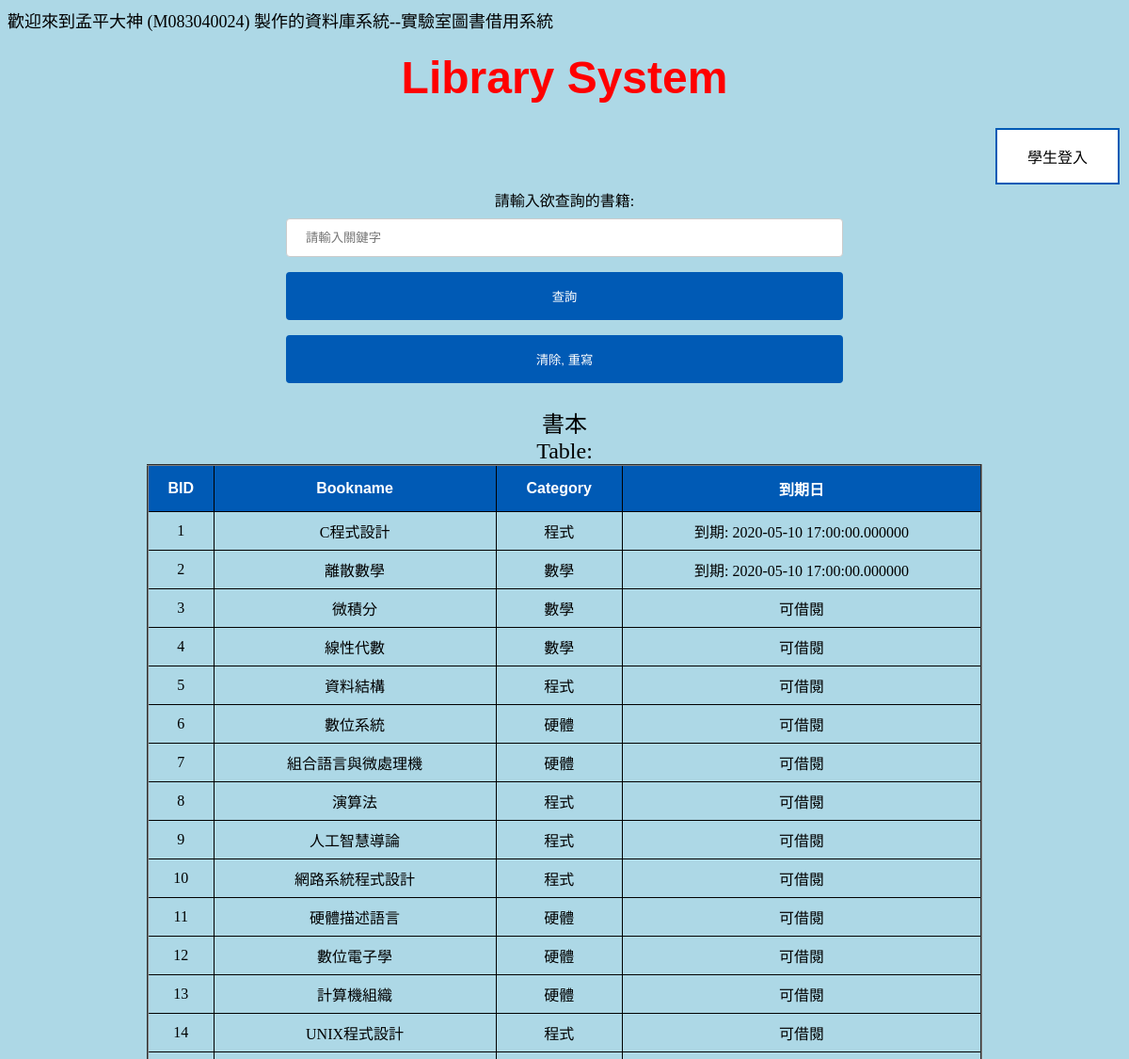
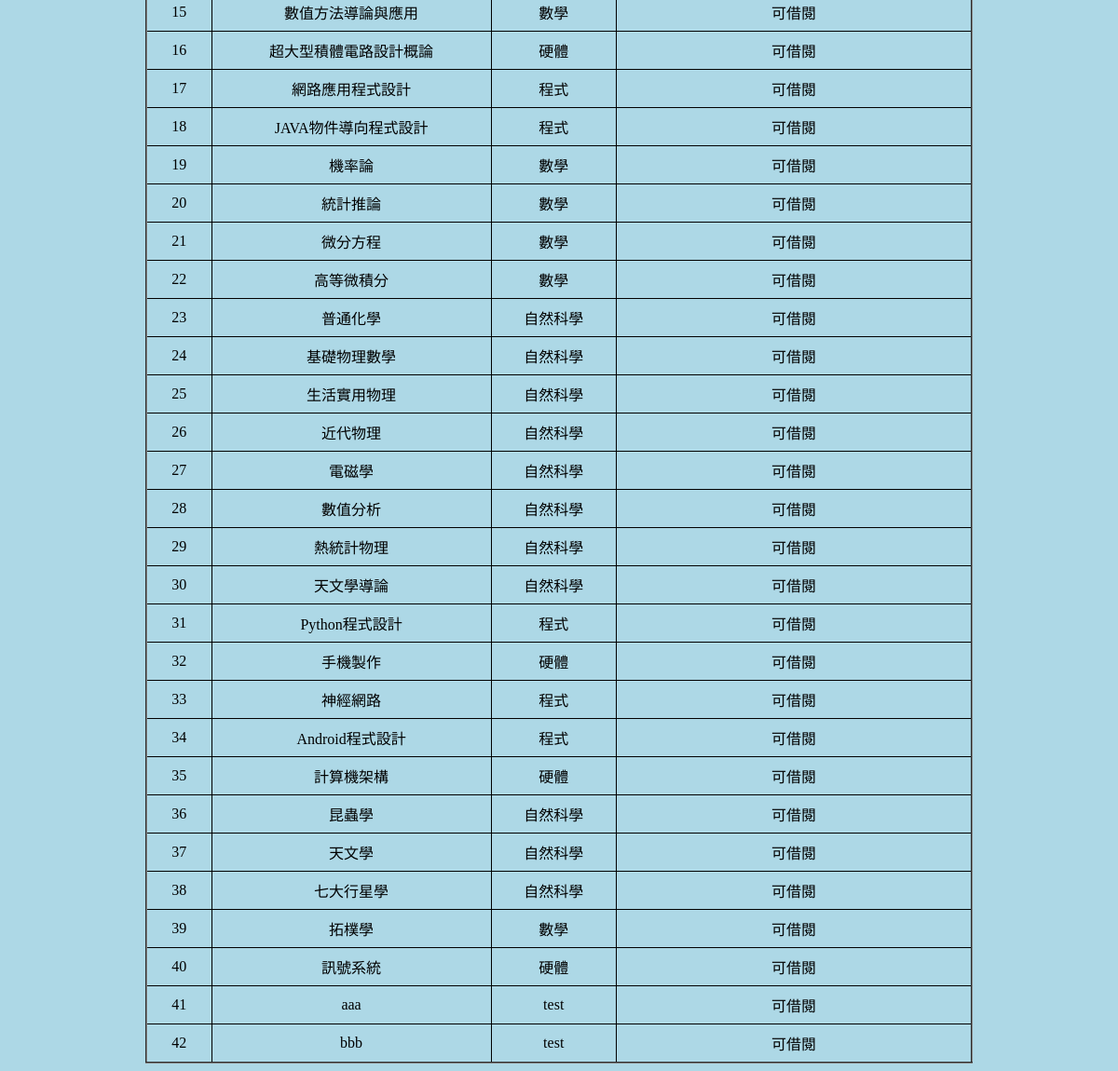
Page /PHP/bookquery.php on the committed database (2 pictures, top to bottom).
### tables this page shows
CREATE TABLE `book` (
  `BID` int(30) NOT NULL,
  `Bname` text NOT NULL,
  `category` text NOT NULL,
  `startdate` datetime(6) DEFAULT NULL,
  `duedate` datetime(6) DEFAULT NULL,
  `PID` int(30) DEFAULT NULL
);

### PHP/bookquery.php (the view, shortened to what this page needs)
<head>
</head>
<marquee behavior="alternate" bgcolor="ffcc00"><font size="4">歡迎來到孟平大神 (M083040024) 製作的資料庫系統--實驗室圖書借用系統</font></marquee>
<h1><font size="7" color="red" face="Arial"><center><b>Library System</b></center></font></h1>
<div style="text-align:right"><a href="login.php" class="button button1">學生登入</a></div>
<form action="bookquery.php" method="post">
<center>請輸入欲查詢的書籍:<br>
<input type ="text" name="name1" placeholder="請輸入關鍵字" >
<input type ="submit" value="查詢">
<input type ="reset" value="清除, 重寫">
</center>
</form>
<center>
<font size="5">書本<br>Table:<br></font>
<table id="customers" border="2" >
    <tr>
        <th><center><font face="Arial">BID</font></center></th>
        <th><center><font face="Arial">Bookname</font></center></th>
        <th><center><font face="Arial">Category</font></center></th>
        <th><center>到期日</center></th>
    </tr>
<?php
    $name1 = !empty($_POST['name1'])?$_POST['name1']:NULL;
    $pdo = new PDO("mysql:host=localhost;dbname=library", 'root', '');
    $query="select * from book where Bname like '%$name1%' or category like '%$name1%'";
    $result=$pdo->query($query);
    while($row=$result->fetch())
    {
        echo '<tr>';
        echo '<td><center>'.$row['BID'].'</center></td>'."\r\n";
        echo '<td><center>'.$row['Bname'].'</center></td>'."\r\n";
        echo '<td><center>'.$row['category'].'</center></td>'."\r\n";
        if($row['PID']!=NULL)
        {
            echo '<td><center>到期: '.$row['duedate'].'</center></td>'."\r\n";
        }
        else
        {
            echo '<td><center>可借閱</center></td>'."\r\n";
        }
        echo '</tr>';
    }
?>
</table>
</center>

### PHP/bookquery.php (style rules this page uses)
h1 { color: white; text-align: center; }
#customers { font-family: "Trebuchet MS", Arial, Helvetica, #f2f2f2; border-collapse: collapse; width: 75%; }
#customers td, #customers th { border: 1px solid black; padding: 8px; }
#customers th { padding-top: 12px; padding-bottom: 12px; text-align: left; background-color: #005AB5; color: white; }
.button { background-color: #005AB5; border: none; color: white; padding: 16px 32px; text-align: center; text-decoration: none; display: inline-block; font-size: 16px; margin: 4px 2px; transition-duration: 0.4s; cursor: pointer; }
.button1 { background-color: white; color: black; border: 2px solid #005AB5; }
input[type=submit] { transition-duration: 0.4s; }
input[type=reset] { transition-duration: 0.4s; }
input[type=text], select { width: 50%; padding: 12px 20px; margin: 8px 0; display: inline-block; border: 1px solid #ccc; border-radius: 4px; box-sizing: border-box; }
input[type=submit] { width: 50%; background-color: #005AB5; color: white; padding: 14px 20px; margin: 8px 0; border: 2px solid #005AB5; border-radius: 4px; cursor: pointer; }
input[type=reset] { width: 50%; background-color: #005AB5; color: white; padding: 14px 20px; margin: 8px 0; border: 2px solid #005AB5; border-radius: 4px; cursor: pointer; }

### rows in the picture
book: BID "1", Bname "C程式設計", category "程式", duedate "2020-05-10 17:00:00.000000"
book: BID "2", Bname "離散數學", category "數學", duedate "2020-05-10 17:00:00.000000"
book: BID "3", Bname "微積分", category "數學", shows "可借閱"
book: BID "4", Bname "線性代數", category "數學", shows "可借閱"
book: BID "5", Bname "資料結構", category "程式", shows "可借閱"
book: BID "6", Bname "數位系統", category "硬體", shows "可借閱"
book: BID "7", Bname "組合語言與微處理機", category "硬體", shows "可借閱"
book: BID "8", Bname "演算法", category "程式", shows "可借閱"
book: BID "9", Bname "人工智慧導論", category "程式", shows "可借閱"
book: BID "10", Bname "網路系統程式設計", category "程式", shows "可借閱"
book: BID "11", Bname "硬體描述語言", category "硬體", shows "可借閱"
book: BID "12", Bname "數位電子學", category "硬體", shows "可借閱"
book: BID "13", Bname "計算機組織", category "硬體", shows "可借閱"
book: BID "14", Bname "UNIX程式設計", category "程式", shows "可借閱"
book: BID "15", Bname "數值方法導論與應用", category "數學", shows "可借閱"
book: BID "16", Bname "超大型積體電路設計概論", category "硬體", shows "可借閱"
book: BID "17", Bname "網路應用程式設計", category "程式", shows "可借閱"
book: BID "18", Bname "JAVA物件導向程式設計", category "程式", shows "可借閱"
book: BID "19", Bname "機率論", category "數學", shows "可借閱"
book: BID "20", Bname "統計推論", category "數學", shows "可借閱"
book: BID "21", Bname "微分方程", category "數學", shows "可借閱"
book: BID "22", Bname "高等微積分", category "數學", shows "可借閱"
book: BID "23", Bname "普通化學", category "自然科學", shows "可借閱"
book: BID "24", Bname "基礎物理數學", category "自然科學", shows "可借閱"
book: BID "25", Bname "生活實用物理", category "自然科學", shows "可借閱"
book: BID "26", Bname "近代物理", category "自然科學", shows "可借閱"
book: BID "27", Bname "電磁學", category "自然科學", shows "可借閱"
book: BID "28", Bname "數值分析", category "自然科學", shows "可借閱"
book: BID "29", Bname "熱統計物理", category "自然科學", shows "可借閱"
book: BID "30", Bname "天文學導論", category "自然科學", shows "可借閱"
book: BID "31", Bname "Python程式設計", category "程式", shows "可借閱"
book: BID "32", Bname "手機製作", category "硬體", shows "可借閱"
book: BID "33", Bname "神經網路", category "程式", shows "可借閱"
book: BID "34", Bname "Android程式設計", category "程式", shows "可借閱"
book: BID "35", Bname "計算機架構", category "硬體", shows "可借閱"
book: BID "36", Bname "昆蟲學", category "自然科學", shows "可借閱"
book: BID "37", Bname "天文學", category "自然科學", shows "可借閱"
book: BID "38", Bname "七大行星學", category "自然科學", shows "可借閱"
book: BID "39", Bname "拓樸學", category "數學", shows "可借閱"
book: BID "40", Bname "訊號系統", category "硬體", shows "可借閱"
book: BID "41", Bname "aaa", category "test", shows "可借閱"
book: BID "42", Bname "bbb", category "test", shows "可借閱"
